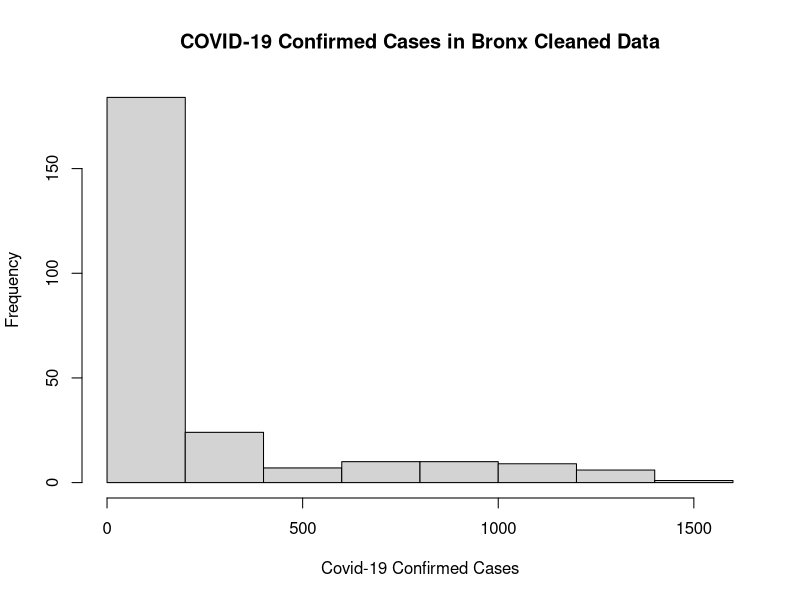
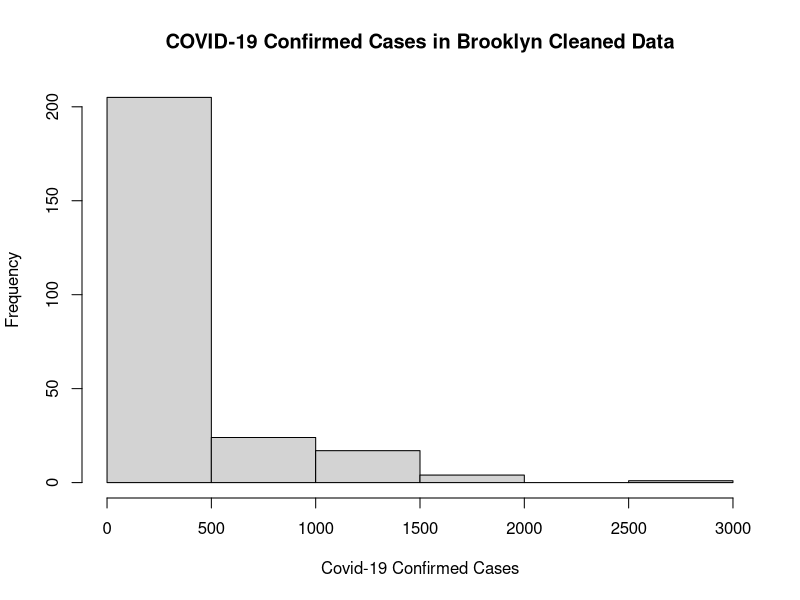
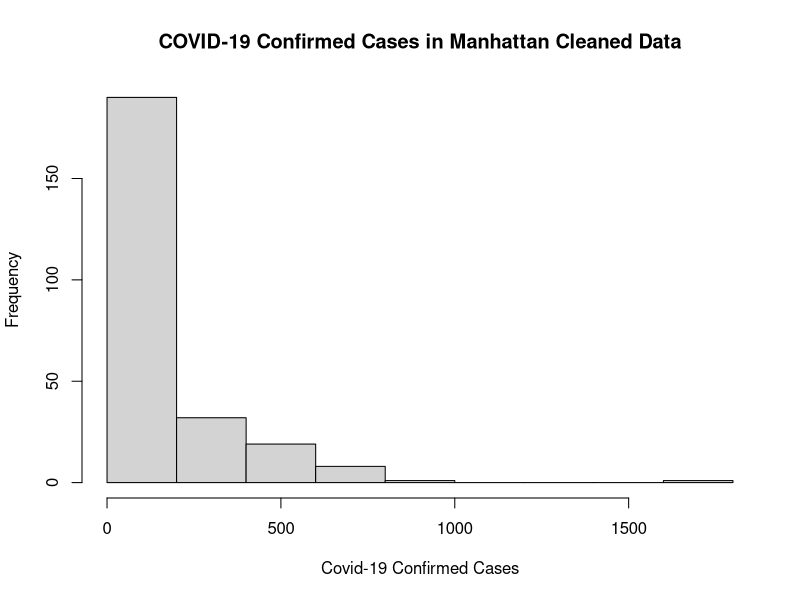
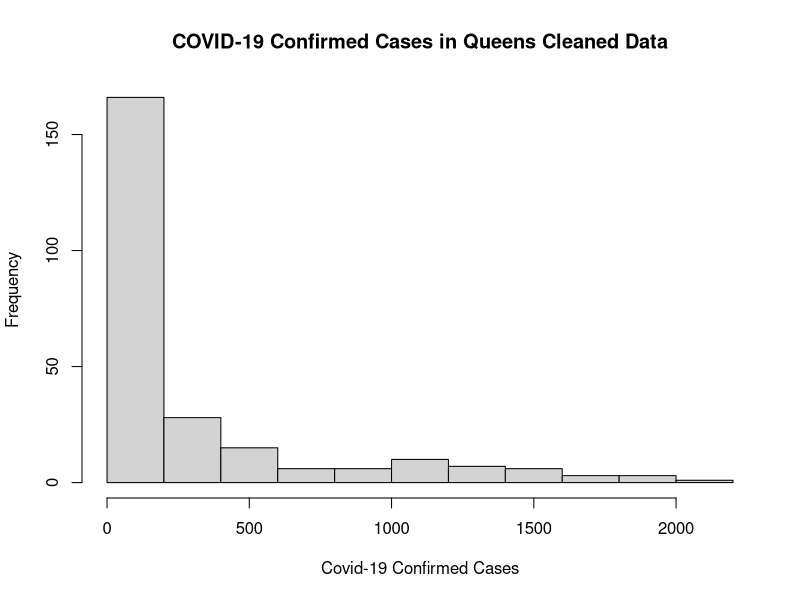
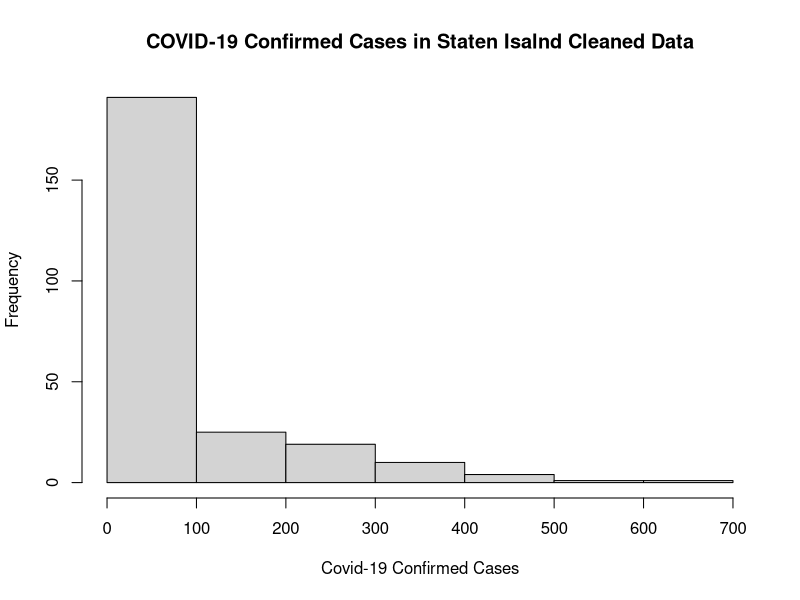

These figures' R source, in order:
#MAT327, Fall 2020, Project Milestone 1, Step 5, Wella Haya 12/8/2020

#importing the cleaned up version of the US Confirmed cases of Covid-19 from John Hopkins university. For this data set we are specifically looking at the NYC Boroughs (Counties) and added information from the Weather Channel (specifically min/max temp and weather type) to see if there are any correlations between Covid-19 confirmed cases in NYC and the weather.
library(readr)
NYC <- read_csv("US Confirmed Cases With Weather updated non cumulative.csv")

#viewing the Covid-19 Data
View(NYC)

#make a subset of the Covid-19 Data that removes all zero values
NYC4 <- subset(NYC, Bronx!=0 & `Brooklyn (Kings)`!=0 & `Manhattan (New York)` !=0 & Queens !=0 & `Staten Island (Richmond)` !=0)

#viewing the cleaned up Covid-19 Data
NYC4

#make a histogram of the values in the Bronx column cleaned data
hist(NYC4$Bronx, main = "COVID-19 Confirmed Cases in Bronx Cleaned Data", xlab = "Covid-19 Confirmed Cases", ylab = "Frequency")

#make a histogram of the values in the Brooklyn (Kings) column cleaned data
hist(NYC4$`Brooklyn (Kings)`, main = "COVID-19 Confirmed Cases in Brooklyn Cleaned Data", xlab = "Covid-19 Confirmed Cases", ylab = "Frequency")

#make a histogram of the values in the Manhattan column cleaned data
hist(NYC4$`Manhattan (New York)`, main = "COVID-19 Confirmed Cases in Manhattan Cleaned Data", xlab = "Covid-19 Confirmed Cases", ylab = "Frequency")

#make a histogram of the values in the Queens column cleaned data
hist(NYC4$Queens, main = "COVID-19 Confirmed Cases in Queens Cleaned Data", xlab = "Covid-19 Confirmed Cases", ylab = "Frequency")

#make a histogram of the values in the Staten Island Covid-19 column cleaned data
hist(NYC4$`Staten Island (Richmond)`, main = "COVID-19 Confirmed Cases in Staten Isalnd Cleaned Data", xlab = "Covid-19 Confirmed Cases", ylab = "Frequency")


